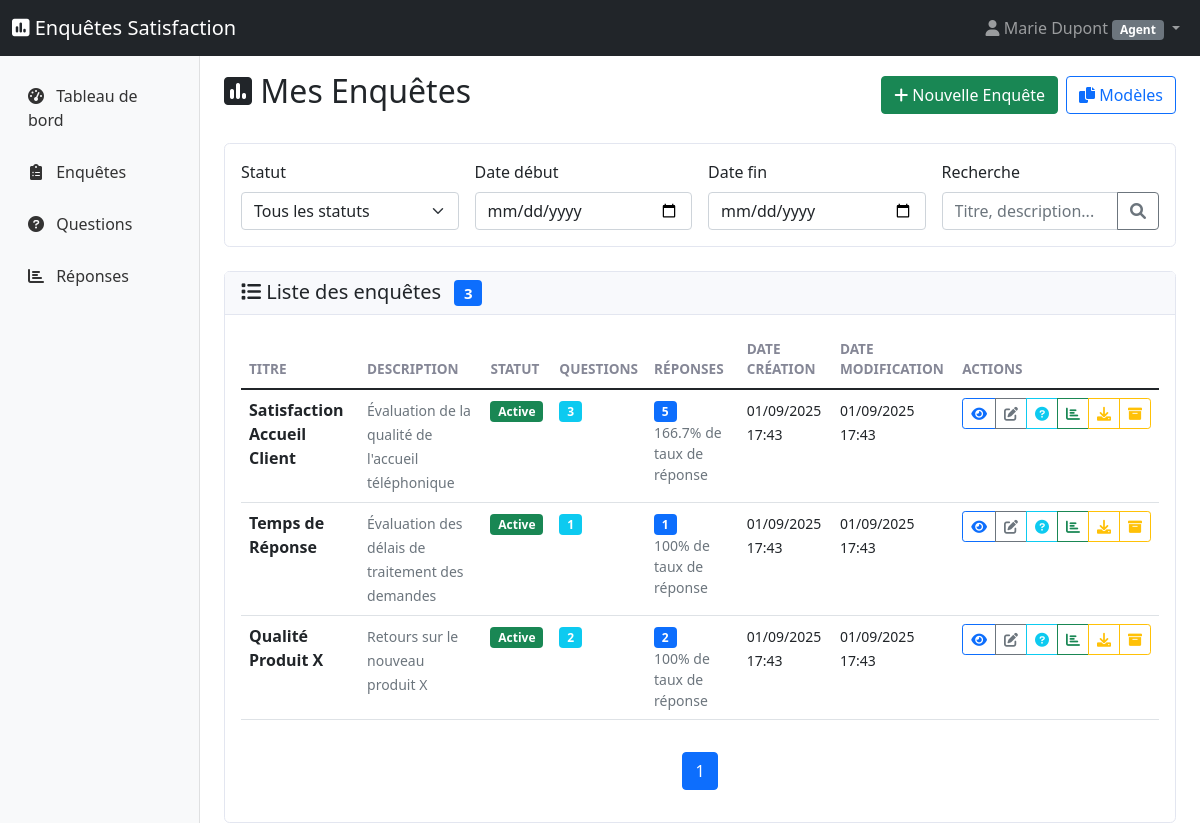
The app's page /?controller=Agent&action=enquetes (signed in) with its own data.
### tables this page shows
CREATE TABLE IF NOT EXISTS enquetes (
    id INT AUTO_INCREMENT PRIMARY KEY,
    titre VARCHAR(200) NOT NULL,
    description TEXT,
    campagne_id INT NOT NULL,
    created_by INT NOT NULL,
    statut ENUM('brouillon', 'active', 'fermee') NOT NULL DEFAULT 'brouillon',
    date_creation TIMESTAMP DEFAULT CURRENT_TIMESTAMP,
    date_modification TIMESTAMP DEFAULT CURRENT_TIMESTAMP ON UPDATE CURRENT_TIMESTAMP,
    FOREIGN KEY (campagne_id) REFERENCES campagnes(id) ON DELETE CASCADE,
    FOREIGN KEY (created_by) REFERENCES utilisateurs(id) ON DELETE CASCADE,
    INDEX idx_campagne (campagne_id),
    INDEX idx_statut (statut),
    INDEX idx_created_by (created_by)
);

### app/Controllers/BaseController.php (called while the page is built, shortened)
<?php
abstract class BaseController {
    protected $currentUser;
    public function __construct() {
        $this->currentUser = $_SESSION['user'] ?? null;
    }
    protected function view(string $viewPath, array $data = []): void {
        $data['currentUser'] = $this->currentUser;
        extract($data);
        $template = $this->getTemplate();
        $content = $this->loadView($viewPath, $data);
        include __DIR__ . "/../Views/{$template}/layout.php";
    }
    protected function loadView(string $viewPath, array $data = []): string {
        $data['currentUser'] = $this->currentUser;
        extract($data);
        include __DIR__ . "/../Views/{$viewPath}.php";
        return ob_get_clean();
    }
    protected function getTemplate(): string {
        if ($this->currentUser) {
            return ($this->currentUser['role'] === 'client') ? 'frontoffice' : 'backoffice';
        }
        return 'frontoffice';
    }
}

### app/Controllers/AgentController.php (called while the page is built, shortened)
<?php
require_once 'BaseController.php';
require_once __DIR__ . '/../Models/Enquete.php';
class AgentController extends BaseController {
    private $enqueteModel;
    public function __construct() {
        $this->enqueteModel = new Enquete();
    }
    public function enquetes(): void {
        $agentId = $this->currentUser['id'];
        $filters = [
            'statut' => $_GET['statut'] ?? '',
            'date_debut' => $_GET['date_debut'] ?? '',
            'date_fin' => $_GET['date_fin'] ?? '',
            'search' => $_GET['search'] ?? ''
        ];
        $page = max(1, (int)($_GET['page'] ?? 1));
        $limit = 10;
        $offset = ($page - 1) * $limit;
        $enquetes = $this->enqueteModel->getByAgentWithFilters($agentId, $filters, $limit, $offset);
        $totalEnquetes = $this->enqueteModel->countByAgentWithFilters($agentId, $filters);
        $totalPages = ceil($totalEnquetes / $limit);
        $pagination = [
            'current_page' => $page,
            'total_pages' => $totalPages,
            'total_items' => $totalEnquetes
        ];
        $this->view('agent/enquetes/index', [
            'enquetes' => $enquetes,
            'filters' => $filters,
            'pagination' => $pagination,
            'csrf_token' => $this->generateCSRF(),
            'flash_messages' => $this->getFlashMessages()
        ]);
    }
}

### config/bootstrap.php (called while the page is built, shortened)
<?php
class Application {
    private $action;
    public function __construct() {
        $this->loadController();
    }
    private function parseUrl(): void {
        $this->action = $_GET['action'] ?? DEFAULT_ACTION;
    }
    private function loadController(): void {
        try {
            $controller = new $controllerName();
            call_user_func_array([$controller, $this->action], []);
        } catch (Exception $e) {
            Utils::log('Erreur dans le contrôleur: ' . $e->getMessage(), 'ERROR');
            $this->handleError(500, 'Erreur interne du serveur');
        }
    }
    public static function run(): void {
        new self();
    }
}

### public/index.php (called while the page is built, shortened)
<?php
try {
    require_once __DIR__ . '/../config/bootstrap.php';
    Application::run();
} catch (Throwable $e) {
    echo "<h1>Erreur de l'application</h1>";
    echo "<p><strong>Message :</strong> " . $e->getMessage() . "</p>";
    echo "<p><strong>Fichier :</strong> " . $e->getFile() . " ligne " . $e->getLine() . "</p>";
    echo "<pre>" . $e->getTraceAsString() . "</pre>";
}

### config/database.php (called while the page is built, shortened)
<?php
class Database {
    private static $instance = null;
    private $pdo;
    private function __construct() {
        try {
            $dsn = "mysql:host=" . self::HOST . ";dbname=" . self::DB_NAME . ";charset=" . self::CHARSET;
            $options = [
                PDO::ATTR_ERRMODE => PDO::ERRMODE_EXCEPTION,
                PDO::ATTR_DEFAULT_FETCH_MODE => PDO::FETCH_ASSOC,
                PDO::ATTR_EMULATE_PREPARES => false,
                PDO::MYSQL_ATTR_INIT_COMMAND => "SET NAMES " . self::CHARSET
            ];
            $this->pdo = new PDO($dsn, self::USERNAME, self::PASSWORD, $options);
        } catch (PDOException $e) {
            throw new Exception("Erreur de connexion à la base de données : " . $e->getMessage());
        }
    }
    public static function getInstance(): Database {
        if (self::$instance === null) {
            self::$instance = new self();
        }
        return self::$instance;
    }
    public function getConnection(): PDO {
        return $this->pdo;
    }
}

### app/Models/Enquete.php (called while the page is built, shortened)
<?php
require_once 'BaseModel.php';
class Enquete extends BaseModel {
    protected $table = 'enquetes';
    public function getByAgentWithFilters(int $agentId, array $filters = [], int $limit = 10, int $offset = 0): array {
        $where = ["e.created_by = ?"];
        $params = [$agentId];
        $whereClause = implode(' AND ', $where);
        $stmt = $this->pdo->prepare("
            SELECT e.*,
                   c.nom as campagne_titre,
                   (SELECT COUNT(*) FROM questions q WHERE q.enquete_id = e.id) as nb_questions,
                   (SELECT COUNT(*) FROM reponses r
                    JOIN questions q ON r.question_id = q.id
                    WHERE q.enquete_id = e.id) as nb_reponses
            FROM {$this->table} e
            LEFT JOIN campagnes c ON e.campagne_id = c.id
            WHERE {$whereClause}
            ORDER BY e.date_modification DESC, e.date_creation DESC
            LIMIT ? OFFSET ?
        ");
        $params[] = $limit;
        $params[] = $offset;
        $stmt->execute($params);
        return $stmt->fetchAll();
    }
    public function countByAgentWithFilters(int $agentId, array $filters = []): int {
        $where = ["created_by = ?"];
        $params = [$agentId];
        $whereClause = implode(' AND ', $where);
        $stmt = $this->pdo->prepare("SELECT COUNT(*) FROM {$this->table} WHERE {$whereClause}");
        $stmt->execute($params);
        return (int)$stmt->fetchColumn();
    }
}

### app/Models/BaseModel.php (called while the page is built, shortened)
<?php
require_once __DIR__ . '/../../config/database.php';
abstract class BaseModel {
    public function __construct() {
        $this->pdo = Database::getInstance()->getConnection();
    }
}

### app/Views/agent/enquetes/index.php (the view, shortened to what this page needs)
<div class="d-flex justify-content-between align-items-center mb-4">
    <h2><i class="fas fa-poll"></i> Mes Enquêtes</h2>
    <div class="d-flex gap-2">
        <a href="?controller=Agent&action=newEnquete" class="btn btn-success">
            <i class="fas fa-plus"></i> Nouvelle Enquête
        </a>
        <a href="?controller=Agent&action=templates" class="btn btn-outline-primary">
            <i class="fas fa-copy"></i> Modèles
        </a>
    </div>
</div>
<div class="card mb-4">
    <div class="card-body">
        <form method="GET" class="row g-3">
            <div class="col-md-3">
                <label for="statut" class="form-label">Statut</label>
                <select class="form-select" id="statut" name="statut">
                    <option value="">Tous les statuts</option>
                </select>
            </div>
            <div class="col-md-3">
                <label for="date_debut" class="form-label">Date début</label>
                <input type="date" class="form-control" id="date_debut" name="date_debut"
                       value="<?= htmlspecialchars($filters['date_debut'] ?? '') ?>">
            </div>
            <div class="col-md-3">
                <label for="date_fin" class="form-label">Date fin</label>
                <input type="date" class="form-control" id="date_fin" name="date_fin"
                       value="<?= htmlspecialchars($filters['date_fin'] ?? '') ?>">
            </div>
            <div class="col-md-3">
                <label for="search" class="form-label">Recherche</label>
                <div class="input-group">
                    <input type="text" class="form-control" id="search" name="search"
                           placeholder="Titre, description..."
                           value="<?= htmlspecialchars($filters['search'] ?? '') ?>">
                    <button class="btn btn-outline-secondary" type="submit">
                        <i class="fas fa-search"></i>
                    </button>
                </div>
            </div>
        </form>
    </div>
</div>
<div class="card">
    <div class="card-header">
        <h5 class="mb-0">
            <i class="fas fa-list"></i> Liste des enquêtes
            <span class="badge bg-primary ms-2"><?= count($enquetes) ?></span>
        </h5>
    </div>
    <div class="card-body">
        <?php if (!empty($enquetes)): ?>
            <div class="table-responsive">
                <table class="table table-hover">
                    <thead>
                        <tr>
                            <th>Titre</th>
                            <th>Description</th>
                            <th>Statut</th>
                            <th>Questions</th>
                            <th>Réponses</th>
                            <th>Date création</th>
                            <th>Date modification</th>
                            <th>Actions</th>
                        </tr>
                    </thead>
                    <tbody>
                        <?php foreach ($enquetes as $enquete): ?>
                            <tr>
                                <td>
                                    <strong><?= htmlspecialchars($enquete['titre']) ?></strong>
                                </td>
                                <td>
                                    <small class="text-muted">
                                        <?= htmlspecialchars(substr($enquete['description'] ?? '', 0, 100)) ?>
                                    </small>
                                </td>
                                <td>
                                    <?php
                                    $badges = [
                                        'active' => 'success',
                                        'brouillon' => 'secondary',
                                        'terminee' => 'info',
                                        'archivee' => 'dark'
                                    ];
                                    $badgeClass = $badges[$enquete['statut']] ?? 'secondary';
                                    ?>
                                    <span class="badge bg-<?= $badgeClass ?>">
                                        <?= ucfirst($enquete['statut']) ?>
                                    </span>
                                </td>
                                <td>
                                    <span class="badge bg-info"><?= $enquete['nb_questions'] ?? 0 ?></span>
                                </td>
                                <td>
                                    <span class="badge bg-primary"><?= $enquete['nb_reponses'] ?? 0 ?></span>
                                    <?php if (($enquete['nb_questions'] ?? 0) > 0): ?>
                                        <small class="text-muted d-block">
                                            <?= round((($enquete['nb_reponses'] ?? 0) / ($enquete['nb_questions'] ?? 1)) * 100, 1) ?>% de taux de réponse
                                        </small>
                                    <?php endif; ?>
                                </td>
                                <td>
                                    <small><?= date('d/m/Y H:i', strtotime($enquete['date_creation'])) ?></small>
                                </td>
                                <td>
                                    <small><?= date('d/m/Y H:i', strtotime($enquete['date_modification'])) ?></small>
                                </td>
                                <td>
                                    <div class="btn-group btn-group-sm">
                                        <a href="?controller=Agent&action=viewEnquete&id=<?= $enquete['id'] ?>"
                                           class="btn btn-outline-primary" title="Voir détails">
                                            <i class="fas fa-eye"></i>
                                        </a>
                                        <?php if ($enquete['statut'] !== 'archivee'): ?>
                                            <a href="?controller=Agent&action=editEnquete&id=<?= $enquete['id'] ?>"
                                               class="btn btn-outline-secondary" title="Modifier">
                                                <i class="fas fa-edit"></i>
                                            </a>
                                        <?php endif; ?>
                                        <a href="?controller=Agent&action=questions&enquete_id=<?= $enquete['id'] ?>"
                                           class="btn btn-outline-info" title="Questions">
                                            <i class="fas fa-question-circle"></i>
                                        </a>
                                        <?php if (($enquete['nb_reponses'] ?? 0) > 0): ?>
                                            <a href="?controller=Agent&action=results&id=<?= $enquete['id'] ?>"
                                               class="btn btn-outline-success" title="Résultats">
                                                <i class="fas fa-chart-bar"></i>
                                            </a>
                                            <a href="?controller=Agent&action=exportResults&id=<?= $enquete['id'] ?>"
                                               class="btn btn-outline-warning" title="Exporter">
                                                <i class="fas fa-download"></i>
                                            </a>
                                        <?php endif; ?>
                                        <?php if ($enquete['statut'] === 'brouillon'): ?>
                                            <button onclick="deleteEnquete(<?= $enquete['id'] ?>)"
                                                    class="btn btn-outline-danger" title="Supprimer">
                                                <i class="fas fa-trash"></i>
                                            </button>
                                        <?php elseif ($enquete['statut'] === 'active'): ?>
                                            <button onclick="archiveEnquete(<?= $enquete['id'] ?>)"
                                                    class="btn btn-outline-warning" title="Archiver">
                                                <i class="fas fa-archive"></i>
                                            </button>
                                        <?php endif; ?>
                                    </div>
                                </td>
                            </tr>
                        <?php endforeach; ?>
                    </tbody>
                </table>
            </div>
            <?php if (!empty($pagination)): ?>
                <nav aria-label="Navigation des enquêtes" class="mt-3">
                    <ul class="pagination justify-content-center">
                        <?php for ($i = 1; $i <= $pagination['total_pages']; $i++): ?>
                            <li class="page-item <?= $i === $pagination['current_page'] ? 'active' : '' ?>">
                                <a class="page-link" href="?controller=Agent&action=enquetes&page=<?= $i ?>"><?= $i ?></a>
                            </li>
                        <?php endfor; ?>
                    </ul>
                </nav>
            <?php endif; ?>
        <?php endif; ?>
    </div>
</div>

### records on screen
enquetes: titre "Satisfaction Accueil Client", description "Évaluation de la qualité de l'accueil téléphonique", statut "Active", nb_questions "3", nb_reponses "5", nb_questions "166.7", date_creation "01/09/2025 17:43", date_modification "01/09/2025 17:43"
enquetes: titre "Temps de Réponse", description "Évaluation des délais de traitement des demandes", statut "Active", nb_questions "1", nb_reponses "1", nb_questions "100", date_creation "01/09/2025 17:43", date_modification "01/09/2025 17:43"
enquetes: titre "Qualité Produit X", description "Retours sur le nouveau produit X", statut "Active", nb_questions "2", nb_reponses "2", nb_questions "100", date_creation "01/09/2025 17:43", date_modification "01/09/2025 17:43"

### other values on screen
$currentUser['role'] "Agent"
count($enquetes) "3"
